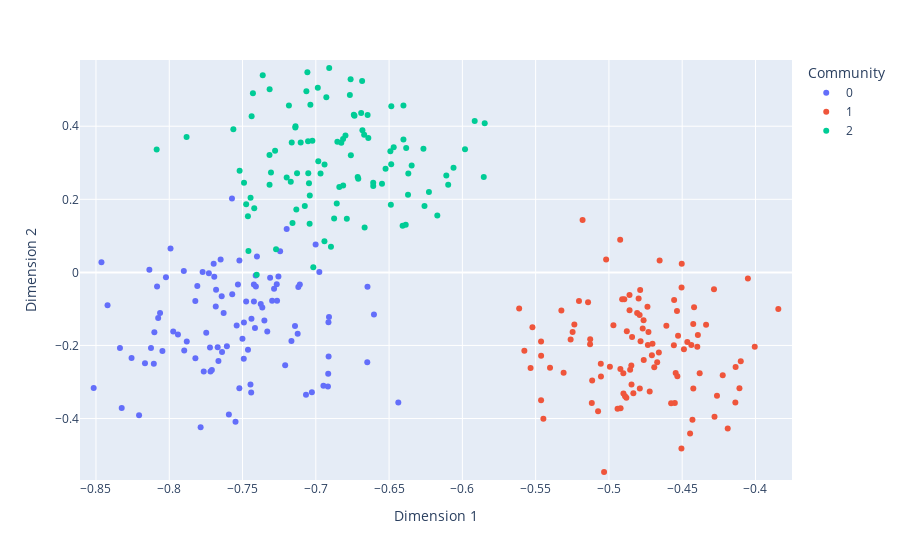

Notebook code for this chart:
### Code cell
ya = UASE([As.astype(float)], 2)
plot_embedding(ya, n, 1, tau)
